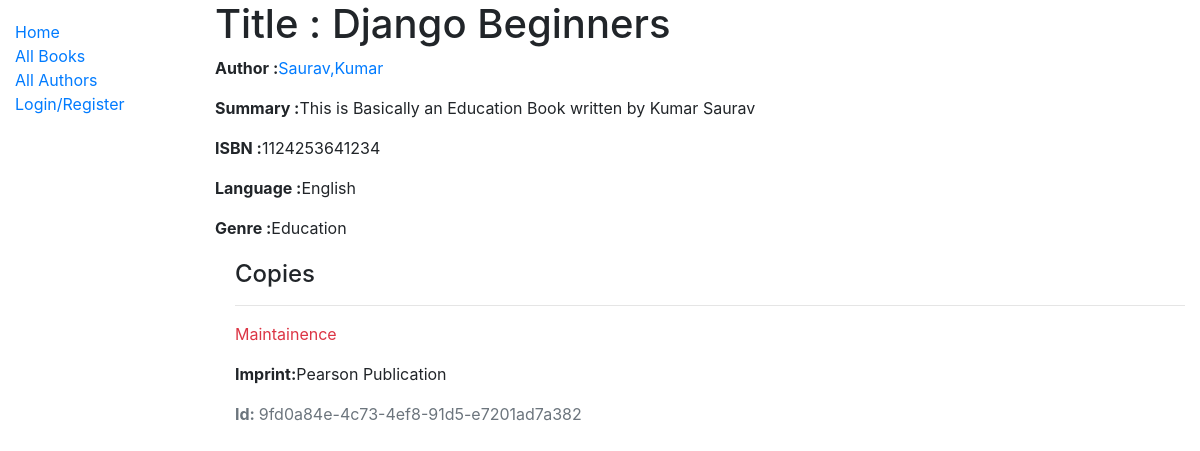
/catalog/book/1, run on the app's committed database.
### catalog/models.py (models this page shows, shortened)
class Book(models.Model):
    title = models.CharField(max_length=200)
    author = models.ForeignKey('Author',on_delete=models.SET_NULL,null=True)
    summary = models.TextField(max_length=1000,help_text = 'Enter The Summary of the book')
    isbn = models.CharField('ISBN',max_length=13,help_text=' 13 character ISBN Number')
    language = models.ForeignKey('Language',on_delete=models.SET_NULL,null=True)
    genre = models.ManyToManyField(Genre,help_text='Select From Options')

class Author(models.Model):
    first_name = models.CharField(max_length=100)
    last_name = models.CharField(max_length=100)
    date_of_birth = models.DateField(null=True,blank=True)
    date_of_death = models.DateField('Died',null=True,blank=True)
    class Meta:
        ordering = ['last_name','first_name']
    def __str__(self):
        return f'{self.last_name},{self.first_name}'

class Language(models.Model):
    name = models.CharField(max_length=200,help_text="Enter the natural language of the book e.g(Hindi,English,Chinese,Japanese)")
    def __str__(self):
        return self.name

class Genre(models.Model):
    name = models.CharField(max_length=200, help_text = 'Enter the book genre (e.g. Fiction)')
    def __str__(self):
        return self.name

class BookInstance(models.Model):
    id = models.UUIDField(primary_key=True,default=uuid.uuid4, help_text='Unique Id of this Particular Book across Whole Library')
    book = models.ForeignKey('Book',on_delete=models.SET_NULL, null=True)
    imprint = models.CharField(max_length=200)
    due_back = models.DateField(null=True, blank=True)
    borrower = models.ForeignKey(User, on_delete=models.SET_NULL,null=True,blank=True)
    LOAN_STATUS = (
        ('m','Maintainence'),
        ('o','On loan'),
        ('a','Available'),
        ('r','Reserved'),
    )
    status = models.CharField(
        max_length=1,
        choices = LOAN_STATUS,
        blank= True,
        default='m',
        help_text = 'Book Availability'
    )
    class Meta:
        ordering = ['due_back']
        permissions = (("can_mark_returned",'Set book as returned'),)

### catalog/views.py (the view)
# urls.py: path('book/<int:pk>',views.BookDetailView.as_view(),name='book-detail'),
class BookDetailView(generic.DetailView):
    model = Book

### catalog/templates/catalog/book_detail.html (shortened to what this page needs)
{% extends 'base_generic.html' %}
{% block content %}
<h1>Title : {{book.title}}</h1>
<p><strong>Author :</strong><a href="{% url 'author-detail' book.author.pk %}">{{book.author}}</a></p>
<p><strong>Summary :</strong>{{book.summary}}</p>
<p><strong>ISBN :</strong>{{book.isbn}}</p>
<p><strong>Language :</strong>{{book.language}}</p>
<p><strong>Genre :</strong>{% for genre in book.genre.all %}{{ genre }}{% if not forloop.last %},{% endif %}{% endfor %}</p>
<div style="margin-left:20px;margin-top:20px">
<h4>Copies</h4>
{% for copy in book.bookinstance_set.all %}
<hr>
<p class="{% if copy.status == 'a' %}text-success{% elif copy.status == 'm' %}text-danger{% else %}text-warning{% endif %}" >{{ copy.get_status_display }}</p>
<p><strong>Imprint:</strong>{{ copy.imprint }}</p>
<p class="text-muted"><strong>Id: </strong>{{copy.id}}</p>
{% endfor %}
</div>
{% endblock%}

### catalog/templates/base_generic.html (shortened to what this page needs)
<html lang="en">
<head>
    <link rel="stylesheet" href="https://stackpath.bootstrapcdn.com/bootstrap/4.1.3/css/bootstrap.min.css"
>
    {% load static %}
    <link rel="stylesheet" href="{% static 'css/style.css' %}">
</head>
<body>
    <div class="container-fluid">
        <div class="row">
            <div class="col-sm-2">
                {% block sidebar %}
                <ul class="sidebar-nav">
                    <li><a href="{% url 'index' %}">Home</a></li>
                    <li><a href="{% url 'books' %}">All Books</a></li>
                    <li><a href="{% url 'authors' %}">All Authors</a></li>
                    {% if user.is_authenticated %}
                    <li>User : {{user.get_username}}</li>
                    <hr>
                    <li>
                      <a href="{% url 'my-borrowed' %}">My Borrowed</a>
                    </li>
                    <li>
                      <a href="{% url 'logout' %}?next={{request.path}}">Logout</a>
                    </li>
                    {% else %}
                    <li>
                      <a href="{% url 'login' %}?next={{request.path}}">Login/Register</a>
                    </li>
                    {% endif %}
                </ul>
                {% endblock %}
            </div>
            <div class="col-sm-10">
                {% block content %}{% endblock %}
            </div>
        </div>
    </div>
</body>
</html>

### catalog/static/css/style.css (style rules this page uses)
.sidebar-nav { margin-top: 20px; padding: 0; list-style: none; }

### data on the page
Book: title "Django Beginners", author "Saurav,Kumar", summary "This is Basically an Education Book written by Kumar Saurav", isbn "1124253641234", language "English"
Genre: name "Education"
BookInstance: status "Maintainence", imprint "Pearson Publication", id "9fd0a84e-4c73-4ef8-91d5-e7201ad7a382"
